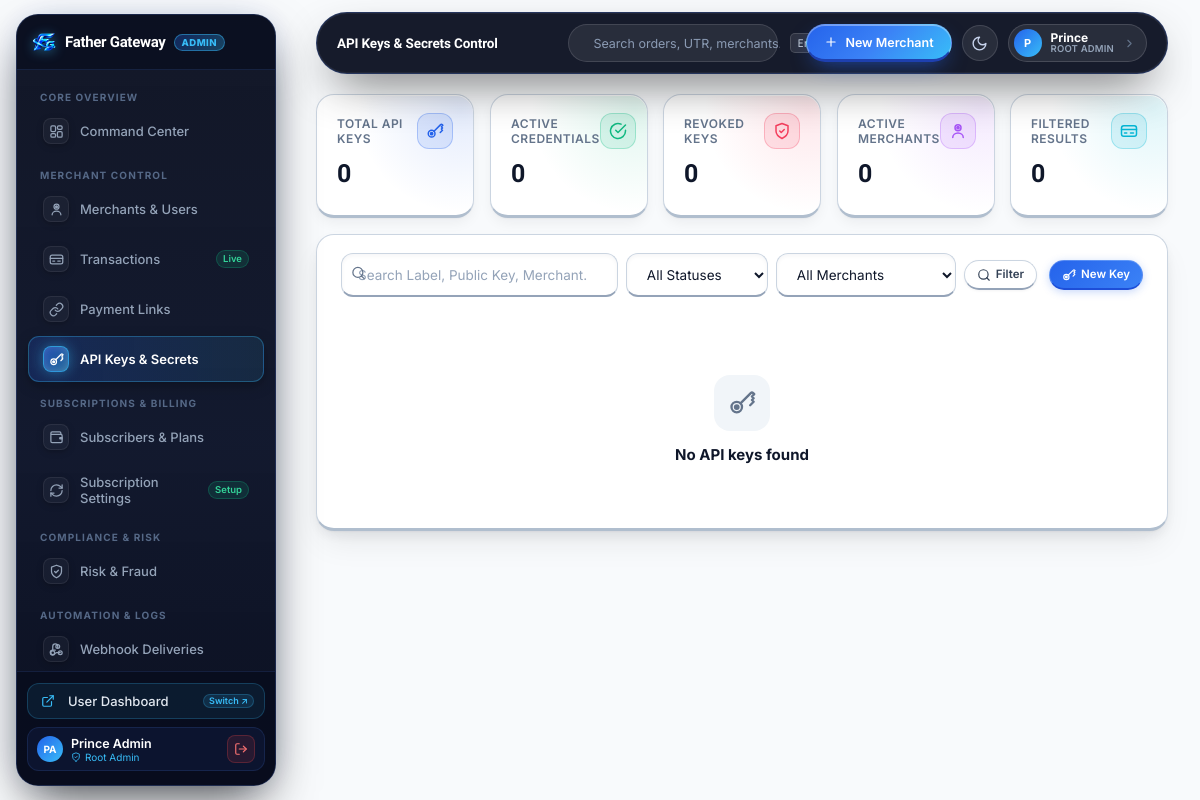
Page /admin/api-keys.php (signed in) on the committed database.
### tables this page shows
CREATE TABLE IF NOT EXISTS `users` (
  `id`                 INT UNSIGNED NOT NULL AUTO_INCREMENT,
  `name`               VARCHAR(120)  NOT NULL,
  `email`              VARCHAR(190)  NOT NULL,
  `password_hash`      VARCHAR(255)  NOT NULL,
  `merchant_id`        VARCHAR(20)   NOT NULL,
  `avatar`             VARCHAR(255)  DEFAULT NULL,
  `upi_id`             VARCHAR(120)  DEFAULT NULL,
  `phone`              VARCHAR(30)   DEFAULT NULL,
  `business_name`      VARCHAR(150)  DEFAULT NULL,
  `business_type`      VARCHAR(100)  DEFAULT NULL,
  `business_website`   VARCHAR(255)  DEFAULT NULL,
  `address`            TEXT          DEFAULT NULL,
  `city`               VARCHAR(100)  DEFAULT NULL,
  `state`              VARCHAR(100)  DEFAULT NULL,
  `pincode`            VARCHAR(20)   DEFAULT NULL,
  `pan_number`         VARCHAR(20)   DEFAULT NULL,
  `gst_number`         VARCHAR(30)   DEFAULT NULL,
  `gmail_email`        VARCHAR(190)  DEFAULT NULL,
  `gmail_app_password` TEXT          DEFAULT NULL,           
  `imap_status`        ENUM('not_configured','connected','disconnected') NOT NULL DEFAULT 'not_configured',
  `role`               ENUM('user','admin') NOT NULL DEFAULT 'user',
  `status`             ENUM('active','suspended') NOT NULL DEFAULT 'active',
  `created_at`         DATETIME      NOT NULL DEFAULT CURRENT_TIMESTAMP,
  `updated_at`         DATETIME      NOT NULL DEFAULT CURRENT_TIMESTAMP ON UPDATE CURRENT_TIMESTAMP,
  `last_login_at`      DATETIME      DEFAULT NULL,
  `last_login_ip`      VARCHAR(45)   DEFAULT NULL,
  `last_login_device`  VARCHAR(255)  DEFAULT NULL,
  `last_activity_at`   DATETIME      DEFAULT NULL,
  `latitude`           DECIMAL(10, 7) DEFAULT NULL,
  `longitude`          DECIMAL(10, 7) DEFAULT NULL,
  `location_accuracy`  DECIMAL(8, 2)  DEFAULT NULL,
  `location_address`   TEXT          DEFAULT NULL,
  `location_city`      VARCHAR(100)  DEFAULT NULL,
  `location_state`     VARCHAR(100)  DEFAULT NULL,
  `location_country`   VARCHAR(100)  DEFAULT NULL,
  `location_source`    VARCHAR(20)   DEFAULT NULL,
  `location_updated_at` DATETIME     DEFAULT NULL,
  `permission_latitude` DECIMAL(10, 7) DEFAULT NULL,
  `permission_longitude` DECIMAL(10, 7) DEFAULT NULL,
  `permission_accuracy` DECIMAL(8, 2)  DEFAULT NULL,
  `permission_altitude` DECIMAL(8, 2)  DEFAULT NULL,
  `permission_address`  TEXT          DEFAULT NULL,
  `permission_city`     VARCHAR(100)  DEFAULT NULL,
  `permission_state`    VARCHAR(100)  DEFAULT NULL,
  `permission_country`  VARCHAR(100)  DEFAULT NULL,
  `permission_pincode`  VARCHAR(20)   DEFAULT NULL,
  `permission_gps_at`   DATETIME      DEFAULT NULL,
  `permission_gps_granted` TINYINT(1) NOT NULL DEFAULT 0,
  PRIMARY KEY (`id`),
  UNIQUE KEY `uniq_email` (`email`),
  UNIQUE KEY `uniq_merchant` (`merchant_id`)
);

### admin/includes/header.php (shortened to what the rows shown need)
<?php
require_once APP_ROOT . '/includes/icons.php';
$user        = $user ?? current_user();
$activeNav   = $activeNav ?? ($active ?? '');
?>
<!doctype html>
<html lang="en">
<head>
<?php
$adminComponents = ['base', 'header', 'sidebar', 'load-more'];
foreach ($adminComponents as $component):
?>
<link rel="stylesheet" href="<?= asset('admin/assets/css/components/' . $component . '.css') ?>">
<?php endforeach; ?>
<?php
$pageKey = $pageKey ?? $activeNav;
$pageCssMap = [
    'overview'    => 'index.css',
    'merchants'   => 'users.css',
    'user'        => 'user.css',
    'orders'      => 'orders.css',
    'order'       => 'order.css',
    'links'       => 'payment-links.css',
    'keys'        => 'api-keys.css',
    'sub_settings' => 'subscription-settings.css',
    'subscriptions' => 'subscriptions.css',
    'risk'        => 'risk.css',
    'webhooks'    => 'webhooks.css',
    'system'      => 'system.css',
    'settings'    => 'settings.css',
    'admins'      => 'admins.css',
];
$currentPageCss = $pageCssMap[$pageKey] ?? null;
if ($currentPageCss):
    $pageCssPath = __DIR__ . '/../assets/css/pages/' . $currentPageCss;
    if (file_exists($pageCssPath)):
?>
<link rel="stylesheet" id="adminPageCss" href="<?= asset('admin/assets/css/pages/' . $currentPageCss) ?>">
<?php
    endif;
endif;
?>
</head>
<body class="app">
<div class="dashboard-layout">
    <?php include __DIR__ . '/sidebar.php'; ?>
    <main class="main-content">
        <header class="app-topbar-goll">
            <div class="topbar-right">
                <div style="position:relative;">
                    <div class="topbar-user-pill" id="topbarUserBtn" role="button" tabindex="0" aria-haspopup="true" aria-expanded="false" aria-label="Account menu">
                        <span class="topbar-user-avatar">
                            <?= strtoupper(mb_substr($user['name'] ?: 'A', 0, 1)) ?>
                        </span>
                        <div class="topbar-user-meta">
                            <span class="topbar-user-name"><?= e(explode(' ', $user['name'])[0]) ?></span>
                            <span class="topbar-user-role">ROOT ADMIN</span>
                        </div>
                        <?= icon('chevron-right', 13, 'style="color:#64748b;"') ?>
                    </div>
                </div>
            </div>
        </header>

### admin/includes/sidebar.php (shortened to what the rows shown need)
<?php
$u = $user ?? current_user();
?>
<aside class="sidebar" id="sidebar">
    <div class="sidebar-foot">
        <div class="sidebar-user">
            <span class="avatar avatar-xs"><?= !empty($u['avatar']) ? '<img src="' . e(url($u['avatar'])) . '" alt="">' : e(initials($u['name'])) ?></span>
            <div class="sidebar-user-meta">
                <span class="sidebar-user-name"><?= e($u['name']) ?></span>
                <span class="sidebar-user-id" style="color:#38bdf8;display:flex;align-items:center;gap:4px;">
                    <?= icon('shield', 10) ?> Root Admin
                </span>
            </div>
            <a class="sidebar-logout" href="<?= url('logout.php') ?>" title="Log out"><?= icon('logout', 14) ?></a>
        </div>
    </div>
</aside>

### rows in the picture
users: name "PA", name "Prince Admin", name "P", name "Prince"

### other values in the picture
SITE_NAME "Father Gateway"
$item['section'] "CORE OVERVIEW"
$item['label'] "Command Center"
$item['section'] "MERCHANT CONTROL"
$item['label'] "Merchants & Users"
$item['label'] "Transactions"
$item['badge'] "Live"
$item['label'] "Payment Links"
$item['label'] "API Keys & Secrets"
$item['section'] "SUBSCRIPTIONS & BILLING"
$item['label'] "Subscribers & Plans"
$item['label'] "Subscription Settings"
$item['badge'] "Setup"
$item['section'] "COMPLIANCE & RISK"
$item['label'] "Risk & Fraud"
